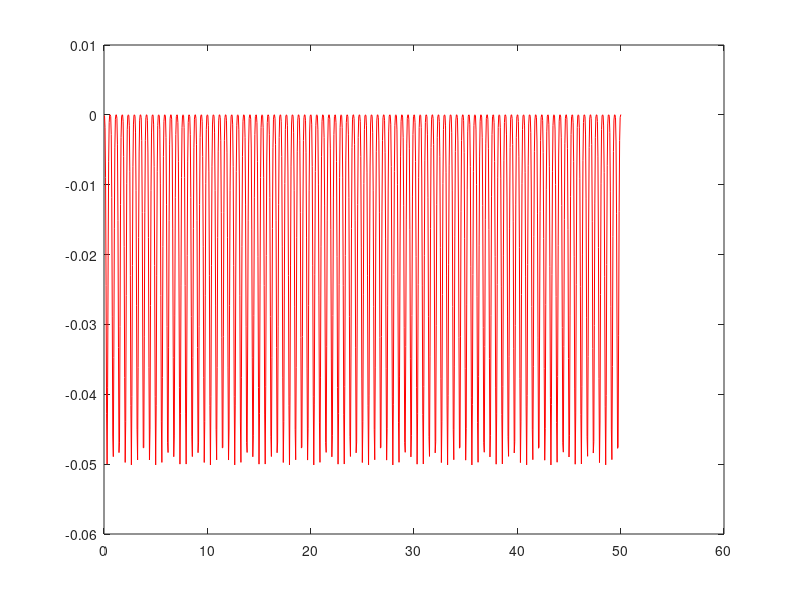

Write MATLAB code to recreate this figure.
clear;

global g L         % define g and L as global variables
g=9.8;             % acceleration due to gravity
L=0.2482;          % length in metres (gives period of 1 second)

theta=90*pi/180;   % intial angle (radians)
omega=0;           % intital angular-velocity

x=[theta omega];   % create vector x
h=0.05;            % timestep of 0.1 seconds

count=floor(50/h)+1;

% Second-order Runge-Kutta (beta=1)
for i=1:count
%   F1=deriv(x);
%   F2=deriv(x+0.5*h*F1);
%   F3=deriv(x+0.5*h*F2);
%   F4=deriv(x+h*F3);
% 
%   x=x+h/6*(F1+2*F2+2*F3+F4);

  % Velocity-Verlet Method
  alpha=-g/L*sin(x(1));
  x(1)=x(1) + h*x(2) + 0.5*h*h*alpha;
  alphaNext=-g/L*sin(x(1));
  x(2)=x(2) + 0.5*h*(alpha+alphaNext);

%   % Graphic of the pendulum
%   xpend=[0  L*sin(x(1))];
%   ypend=[0 -L*cos(x(1))];
%   subplot(1,2,1)
%   plot(xpend,ypend,'o-')

    % Calculating the energy
    E(i)=0.5*1*L^2*x(2)^2-1*g*L*cos(x(1));

  time(i)=i*h;
%   subplot(1,2,2)
  if(rem(i,100)==0 | i==count)
      axis equal
      plot(time,E,'r-')
      pause(0)
  end
end 
